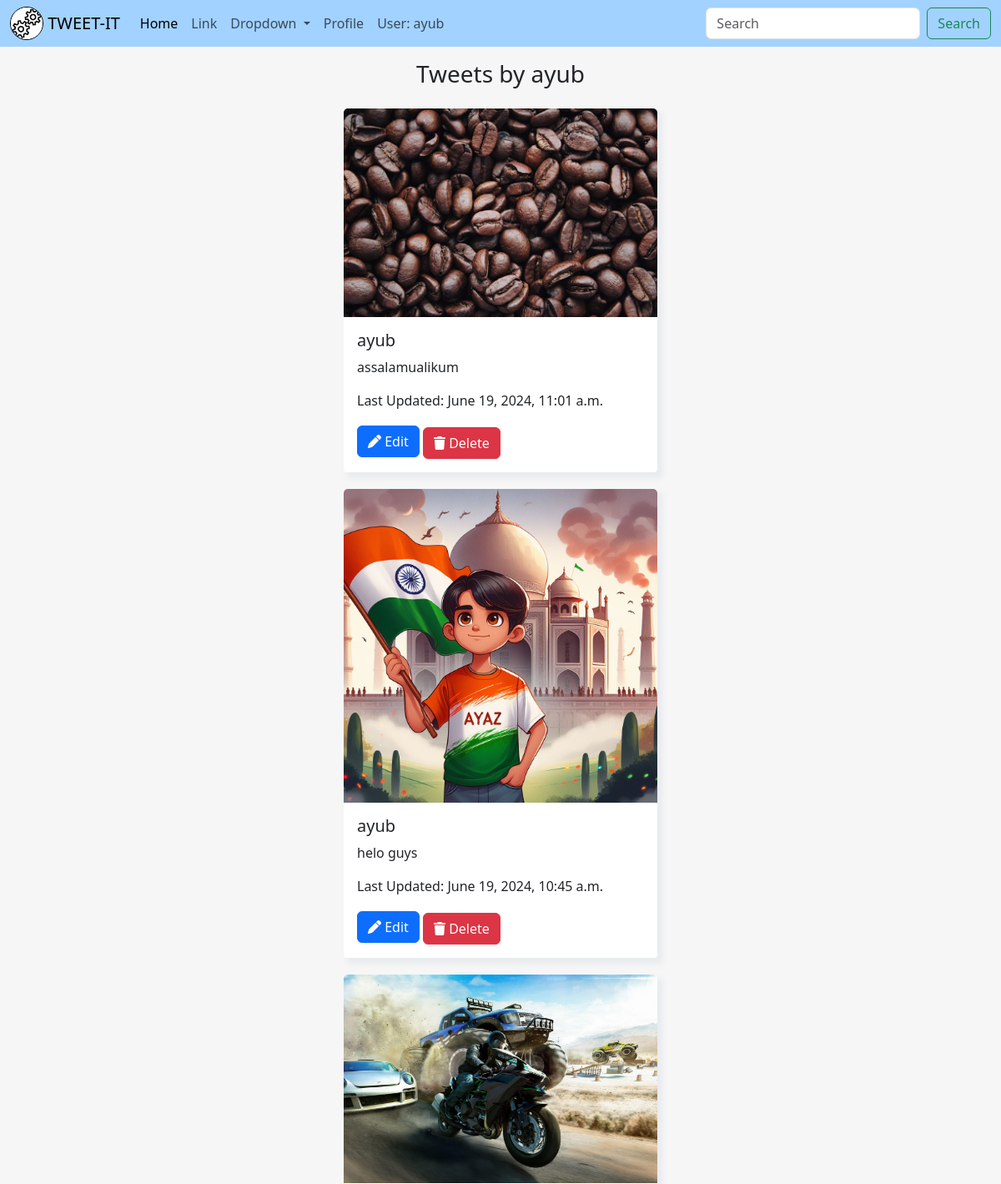
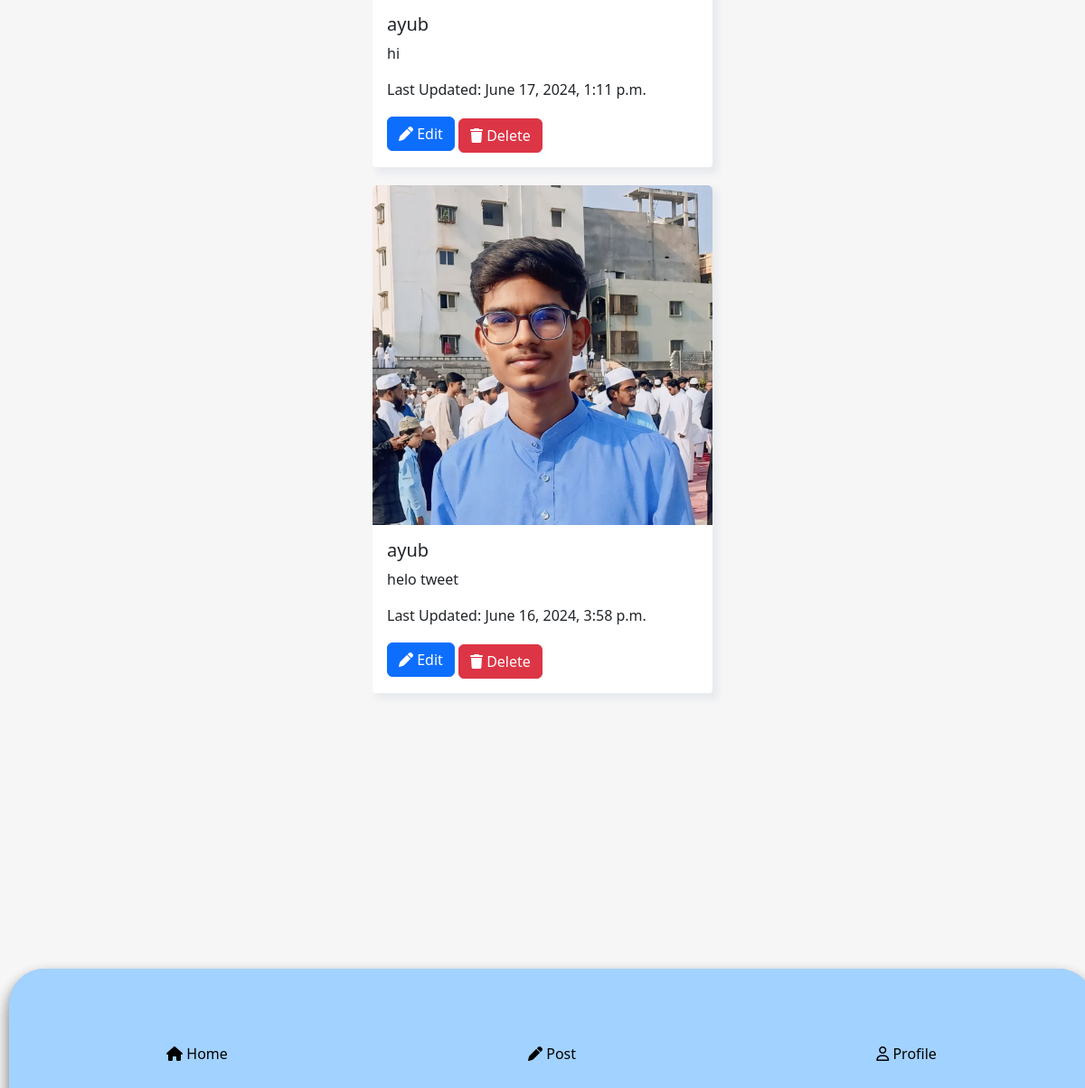
/user/ (signed in), run on an earlier commit of the app's database (2 pictures, top to bottom).
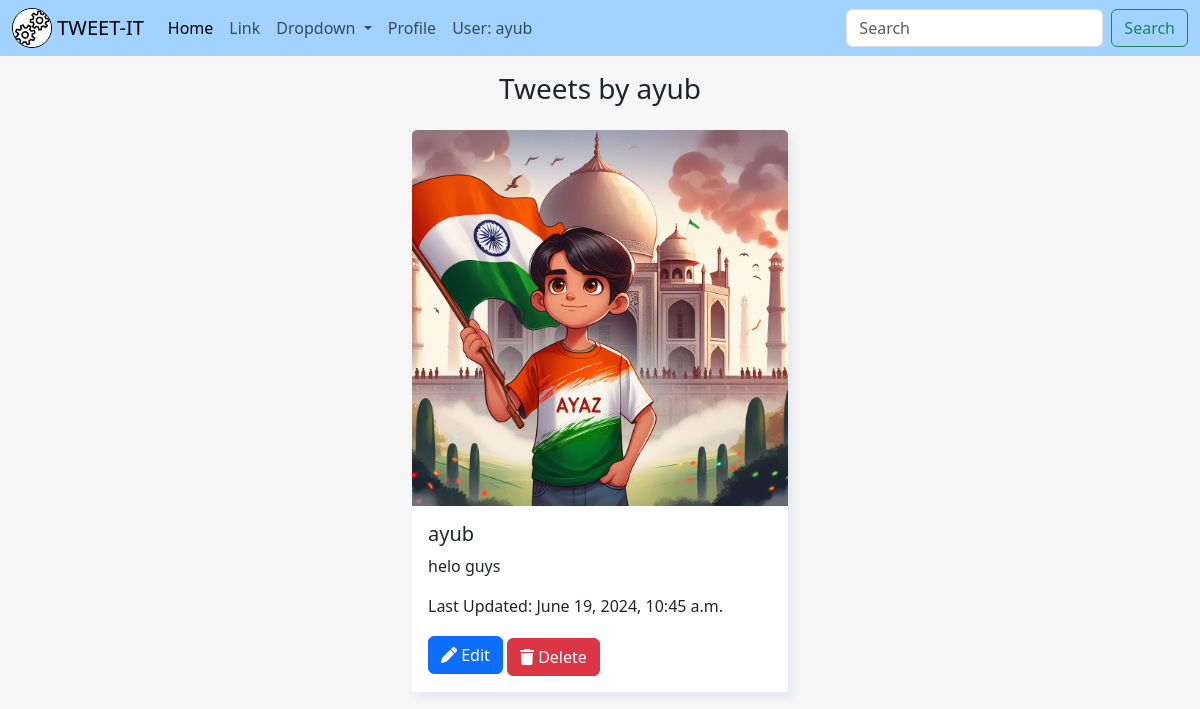
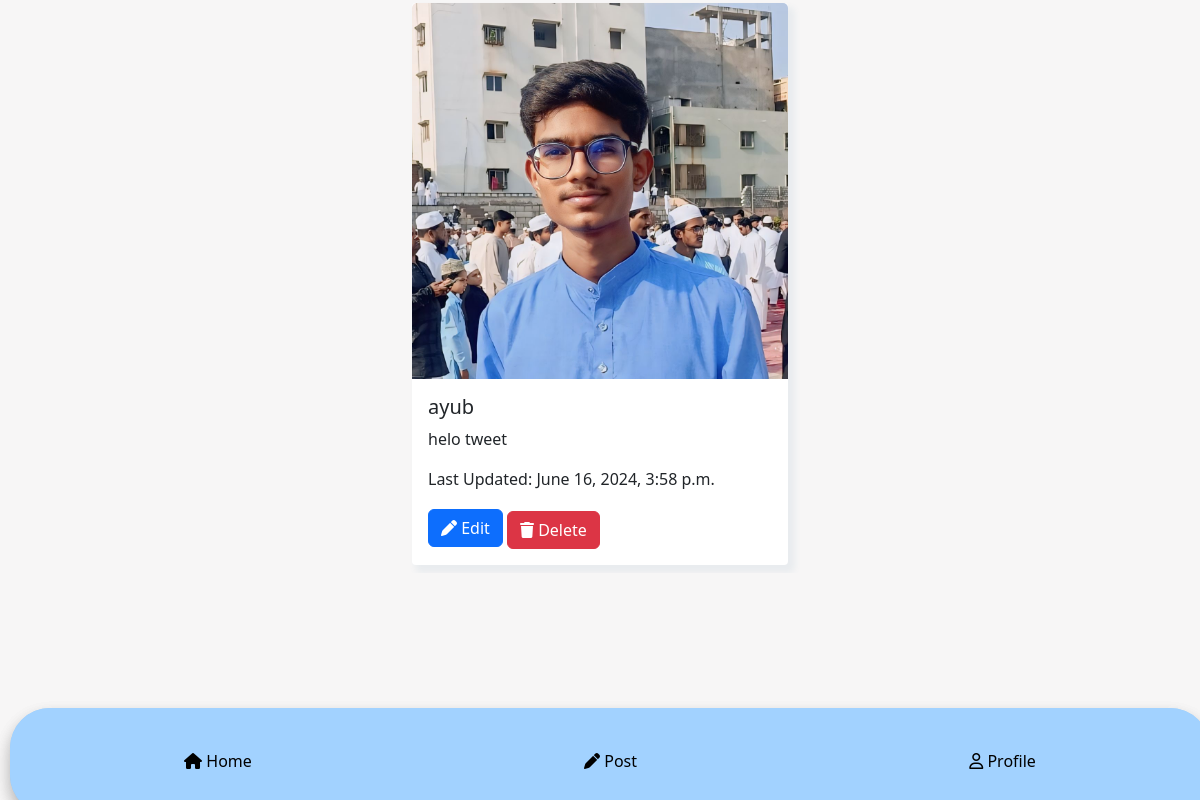
And on a later commit of the database (2 pictures, top to bottom).
### main/models.py (models this page shows, shortened)
class Profile(models.Model):
    user = models.OneToOneField(settings.AUTH_USER_MODEL, on_delete=models.CASCADE)
    profile_pic = models.ImageField(upload_to='profile_pics/', blank=True, null=True)

class Tweet(models.Model):
    user = models.ForeignKey(settings.AUTH_USER_MODEL, on_delete=models.CASCADE)
    text = models.TextField(max_length=240)
    photo = models.ImageField(upload_to='photos/',null=True,blank=True)
    created_at = models.DateTimeField(default=timezone.now)
    updated_at = models.DateTimeField(default=timezone.now)

### main/views.py (the view)
# urls.py: path('user/', views.user_tweets, name='user_tweets'),
@login_required
def user_tweets(request):
    tweets = Tweet.objects.filter(user=request.user).order_by('-created_at')
    return render(request, 'user_tweets.html', {'tweets': tweets})

### main/templates/user_tweets.html (shortened to what this page needs)
{% extends 'base.html' %}
{% block start %}
<div class="container-fluid main" style="max-width: 400px;">
  <h3 class="text-center mt-3 mb-4">Tweets by {{ request.user.username }}</h3>
  <div class="row justify-content-center gap-1">
    {% for tweet in tweets %}
    <div class=" mb-3" >
      <div class="card">
        {% if tweet.photo %}
        <img src="{{ tweet.photo.url }}" class="card-img-top" alt="Tweet Image" style="height: 100%; object-fit: cover;">
        {% endif %}
        <div class="card-body">
          <h5 class="card-title">
            {{ tweet.user.username }}
          </h5>
          <p class="card-text">{{ tweet.text }}</p>
          {% if tweet.updated_at %}
          <p class="card-text time">Last Updated: {{ tweet.updated_at }}</p>
          {% else %}
          <p class="card-text time">Created: {{ tweet.created_at }}</p>
          {% endif %}
          {% if tweet.user == user %}
          <a href="{% url 'tweetedit' tweet.id %}" class="btn btn-primary"><i class="fa-solid fa-pen" style="color: #ffffff;"></i> Edit</a>
          <a href="{% url 'tweetdelete' tweet.id %}" class="btn btn-danger mt-1"><i class="fa-solid fa-trash" style="color: #ffffff;"></i> Delete</a>
          {% endif %}
        </div>
      </div>
    </div>
    {% endfor %}
  </div>
  {% for tweet in tweets %}
<div class="mobile-menu nav navbar-expand-lg  mt-3 mb-2  shadow p-2">
  <li>
    <a href="/"><i class="fa-solid fa-house" style="color: #000000;"></i> Home</a>
  </li>
  <li>
    <a href="{% url 'tweetcreate' %}" class=""><i class="fa-solid fa-pen" style="color: #000000;"></i> Post</a>
  </li>
  <li>
        <a href="profile/"><i class="fa-regular fa-user" style="color: #000000;"></i> Profile</a>
        </li>
    </div>
    {% endfor %}
</div>
{% endblock %}

### main/templates/base.html (shortened to what this page needs)
{% load static %}
<!DOCTYPE html>
<html lang="en" data-bs-theme="light">
  <head>
    <link rel="stylesheet" href="https://cdnjs.cloudflare.com/ajax/libs/font-awesome/6.5.2/css/all.min.css" />
    <link
      href="https://cdn.jsdelivr.net/npm/bootstrap@5.3.3/dist/css/bootstrap.min.css"
      rel="stylesheet"
    />
    <link rel="stylesheet" href="{% static 'css/style.css' %}" />
  </head>
  <body>
    <nav class="navbar navbar-expand-lg " >
        <div class="container-fluid">
          {% if request.user.profile.profile_pic %}
            <img src="{{ request.user.profile.profile_pic.url }}" class="profile-image" alt="Profile Image" style="height: 40px; width: 40px;">
        {% endif %}
          <a class="navbar-brand" href="#"> &nbsp;TWEET-IT</a>
          <div class="collapse navbar-collapse" id="navbarSupportedContent">
            <ul class="navbar-nav me-auto mb-2 mb-lg-0">
              <li class="nav-item">
                <a class="nav-link active" aria-current="page" href="/">Home</a>
              </li>
              <li class="nav-item">
                <a class="nav-link" href="#">Link</a>
              </li>
              <li class="nav-item dropdown">
                <a class="nav-link dropdown-toggle" href="#" role="button" data-bs-toggle="dropdown" aria-expanded="false">
                  Dropdown
                </a>
              </li>
              <li class="nav-item">
                <a href="{% url 'profile' %}" class="nav-link">Profile</a>
              </li>
              <li class="nav-item">
  <a href="#" class="nav-link">User: {{user.username}}</a>
              </li>
            </ul>
            <form class="d-flex" role="search">
              <input class="form-control me-2" type="search" placeholder="Search" aria-label="Search" name="search">
              <button class="btn btn-outline-success" type="submit">Search</button>
            </form>
          </div>
        </div>
      </nav>
      {% block start %}
    {% endblock %}
  </body>
</html>

### main/static/css/style.css (style rules this page uses)
.card-img-top { object-fit: cover; }
.main { max-height: 80vh; overflow: hidden; overflow: scroll; max-width: 80vw; }
.time { font-weight: 100; font-size: 16px; }
.mobile-menu { position: fixed; margin-top: 40px; align-items: center; bottom: 0px; left: 0px; width: 100%; background-color: #a2d2ff; color: #000; height: 7%; border-radius: 40px; margin-left: 10px; margin-right: 10px; padding: 40px; display: flex; justify-content: space-around; }
.mobile-menu li, a { color: #000; }
a { text-decoration: none; }
.profile-image { width: 200px; height: 200px; border: 0.5px solid black; border-radius: 50%; object-fit: cover; }
.card-img-top { max-width: 100%; height: auto; }
.navbar { background-color: #a2d2ff; position: sticky; top: 0; z-index: 99999; }
body { background-color: #f7f6f6 }
.card { border: none; box-shadow: 5px 6px 6px 2px #e9ecef; border-radius: 4px; }

### main/templates/base.html (style rules this page uses)
.card-img-top { object-fit: cover; }
.main { max-height: 80vh; overflow: hidden; overflow: scroll; max-width: 80vw; }
.time { font-weight: 100; font-size: 16px; }
.mobile-menu { position: fixed; margin-top: 40px; align-items: center; bottom: 0px; left: 0px; width: 100%; background-color: #a2d2ff; color: #000; height: 7%; border-radius: 40px; margin-left: 10px; margin-right: 10px; padding: 40px; display: flex; justify-content: space-around; }
.mobile-menu li, a { color: #000; }
a { text-decoration: none; }
.profile-image { width: 200px; height: 200px; border: 0.5px solid black; border-radius: 50%; object-fit: cover; }
.card-img-top { max-width: 100%; height: auto; }
.navbar { background-color: #a2d2ff; position: sticky; top: 0; z-index: 99999; }
body { background-color: #f7f6f6 }
.card { border: none; box-shadow: 5px 6px 6px 2px #e9ecef; border-radius: 4px; }

What changed in the data, as far as the page shows it:
removed Tweet: photo (picture), user.username "ayub", text "assalamualikum", updated_at "June 19, 2024, 11:01 a.m.", shows "Edit"
removed Tweet: photo (picture), user.username "ayub", text "hi", updated_at "June 17, 2024, 1:11 p.m.", shows "Edit"
